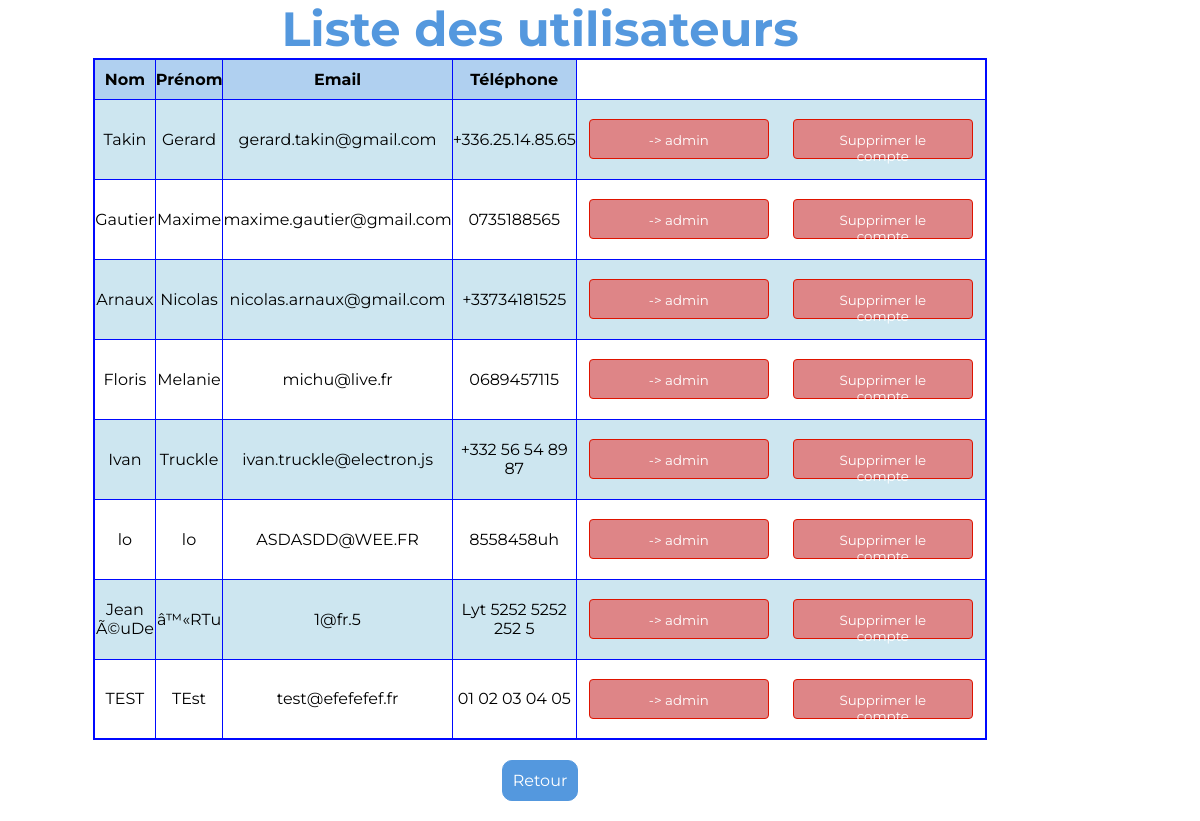
The app's page /pages/userList.php (signed in) with its own data.
### tables this page shows
CREATE TABLE IF NOT EXISTS `personnes` (
  `id_personnes` int(11) NOT NULL AUTO_INCREMENT,
  `nom` varchar(50) NOT NULL,
  `prenom` varchar(50) NOT NULL,
  `email` text NOT NULL,
  `tel` varchar(20) DEFAULT NULL,
  `password` varchar(255) NOT NULL,
  `admin` tinyint(1) NOT NULL DEFAULT 0,
  PRIMARY KEY (`id_personnes`)
);

### pages/userList.php (called while the page is built, shortened)
<?php
include_once "../components/HeaderFooter.php";
include "../components/C_userList.php";

### includes/DB/Functions.php (called while the page is built, shortened)
<?php
$pdo = new PDO(DB_INFOS::servername, DB_INFOS::username, DB_INFOS::password, [
    PDO::ATTR_DEFAULT_FETCH_MODE => PDO::FETCH_ASSOC
]);
function userList()
{
    global $pdo;
    $query = $pdo->prepare("SELECT * FROM `personnes` where `admin`=0");
    $query->execute();
    $row = $query->fetchAll();
    return $row;
}

### components/C_userList.php (the view, shortened to what this page needs)
<?php
require_once "../includes/DB/Functions.php";
?>
<h1>Liste des utilisateurs</h1>
<table>
    <tr>
        <th>Nom</th>
        <th>Prénom</th>
        <th>Email</th>
        <th>Téléphone</th>
    </tr>
    <?php
    $resultat = userList();
    foreach ($resultat as $ligne) {
        ?>
        <td><?php echo $ligne["nom"] ?></td>
        <td><?php echo $ligne["prenom"] ?></td>
        <td><?php echo $ligne["email"] ?></td>
        <td><?php echo $ligne["tel"] ?></td>
        <td>
            <div class="fix_action">
                <form method="post">
                    <button class="del" name="UprankAdmin" id="id_personnes" type="submit"
                            onclick="return confirm('Etes-vous sûr de vouloir donner les droits administrateurs à <?php echo $ligne["nom"] . ' ' . $ligne["prenom"] ?> ?\nSi oui confirmer !')">
                        -> admin
                    </button>
                </form>
                <form method="post">
                    <button class="del" name="userDeleteAccount" id="id_personnes" type="submit"
                            onclick="return confirm('Etes-vous sûr de vouloir supprimer le compte de <?php echo $ligne["nom"] . ' ' . $ligne["prenom"] ?> ?\nSi oui confirmer !')">
                        Supprimer le compte
                    </button>
                </form>
            </div>
        </td>
        <?php
    }
    ?>
</table>
<a href="../pages/home.php">Retour</a>
</body>
</html>

### css/Style.css (style rules this page uses)
* { padding: 0; margin: 0; box-sizing: border-box; font-family: 'Montserrat', sans-serif; transition: all 0.2s ease-in-out; }
body { display: flex; flex-direction: row; flex-wrap: wrap; justify-content: center; background-image: url("/ressources/images/bg.png"); background-size: cover; background-repeat: no-repeat; width: 100vw; height: 100vh; }
@media screen and (min-width: 900px) { body { width: 90vw; height: 90vh; } }
h1, h2, h3 { color: #5498DE; font-size: 3em; }
a { text-decoration: none; background-color: #5498DE; border: #5498DE solid 1px; border-radius: 10px; color: rgb(255, 255, 255); padding: 10px; margin: 20px; }
form { display: flex; flex-direction: column; justify-content: center; align-items: center; }
button { display: block; margin: 1vw; height: 5vh; width: 15vw; padding: 12px 20px; border-radius: 4px; border: 2px solid #5498DE; vertical-align: top; }
.del { text-decoration: none; background-color: #de8587; border: #de1300 solid 1px; border-radius: 4px; color: rgb(255, 255, 255); }
table { width: 70vw; border: 2px solid #0009ff; border-collapse: collapse; border-radius: 8px; }
th, td { height: 80px; border: solid 1px #0009ff; }
th { height: 40px; background-color: rgba(84, 152, 222, 0.46); }
th, td { text-align: center; }
.fix_action { display: flex; flex-direction: row; justify-content: center; flex-wrap: nowrap; }

### records on screen
personnes: nom "Takin", prenom "Gerard", email "gerard.takin@gmail.com", tel "+336.25.14.85.65"
personnes: nom "Gautier", prenom "Maxime", email "maxime.gautier@gmail.com", tel "0735188565"
personnes: nom "Arnaux", prenom "Nicolas", email "nicolas.arnaux@gmail.com", tel "+33734181525"
personnes: nom "Floris", prenom "Melanie", email "michu@live.fr", tel "0689457115"
personnes: nom "Ivan", prenom "Truckle", email "ivan.truckle@electron.js", tel "+332 56 54 89 87"
personnes: nom "lo", prenom "lo", email "ASDASDD@WEE.FR", tel "8558458uh"
personnes: nom "Jean Ã©uDe", prenom "â™«RTu", email "1@fr.5", tel "Lyt 5252 5252 252 5"
personnes: nom "TEST", prenom "TEst", email "test@efefefef.fr", tel "01 02 03 04 05"
